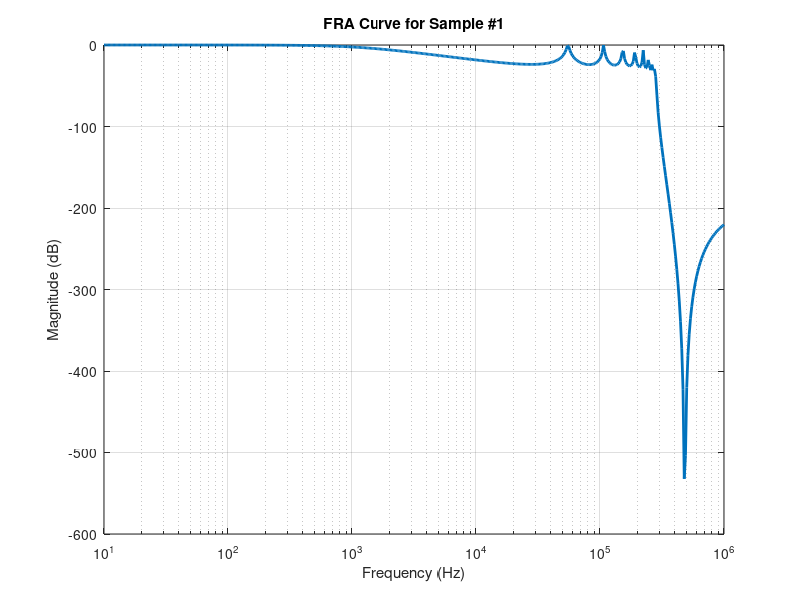
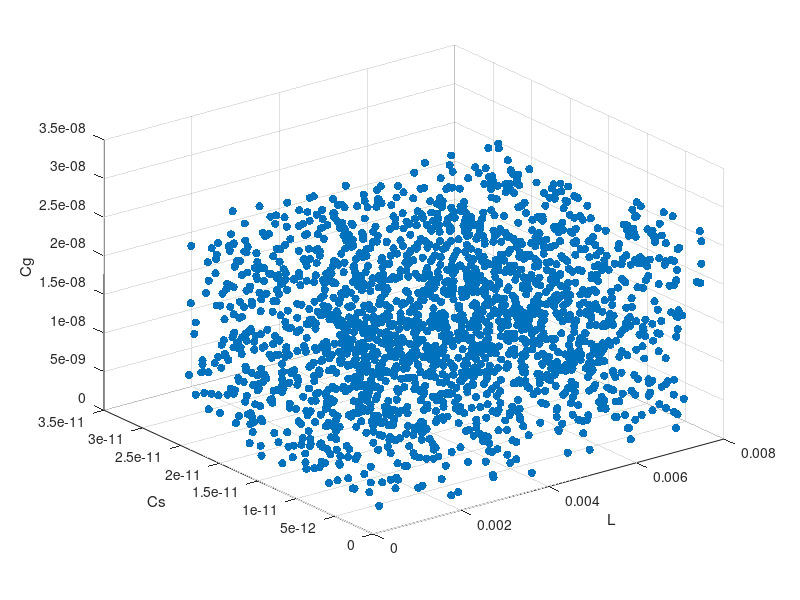

MATLAB code for these plots, in order:
% Code to simulate a lumped element LC ladder network and to generate 2000 
% frequency response analysis curves (with 500 frequency points each) based on 
% randomisation of physical parameters of (L,Cs, and Cg). 


clear; clc; 

num_samples = 2000; % Total number of samples generated
f_points = 500;     % Total number of frequency points for each sample
f = logspace(1, 6, f_points);% 10 Hz to 1 MHz 
omega = 2 * pi * f;  % Angular frequency formula

% Setting up the base parameters 
n  = 10;   % Number of stages in the ladder network
base.R = 50; % Base resistance
base.L = 1.58e-3; % Base inductance
base.Cs = 5.67e-12; % Base series capacitance
base.Cg = 5460e-12; % Base ground capacitance

x_fra = zeros(f_points, num_samples); % Array to store the FRA data
y_parameters= zeros(3, num_samples); % Array to store the physical parameters

fprintf('Generating Data...');

% Loop through each sample to generate FRA curve
for i = 1:num_samples
    % Randomise parameters 
    L  = base.L  * (0.2 + 4.8*rand()); % 3.16e-4 to 7.9e-3 H 
    Cs = base.Cs * (0.2 + 4.8*rand()); % 1.134e-12 to 2.835e-11 F
    Cg = base.Cg * (0.2 + 4.8*rand()); % 1.092e-9 to 2.73e-8 F
    
    % Store parameters
    y_parameters(:, i) = [L; Cs; Cg]; % Store the physical parameters (L, Cs, and Cg)
         
    % Calculating the values for each stage in the network
    Cs_stage = n * Cs; 
    Cg_stage = Cg / n; 
    L_stage = L/n;

    % Calculating the impedances for L, Cs, and Cg
    ZL  = 1i * omega * (L_stage);     
    ZCs = 1 ./ (1i * omega * Cs_stage);    
    ZCg = 1 ./ (1i * omega * Cg_stage);    

    % Combining impedances in parallel and series
    ZCsL = (ZL .* ZCs) ./ (ZL + ZCs); % Combine in parallel the impedance of ground capacitor and inductor. ZCsL is a repeating unit
    ZRCg = (base.R .* ZCg) ./ (base.R + ZCg); % Combine in parallel the impedance of ground capacitor and base resistor 
    ZN = ZRCg + ZCsL; % Combine in series the impedance of ZRCg and ZCsL
    
    % Calculating the accumulating impedance across at each stage
    Zstage = zeros(n, f_points);  % Create a matrix to store the accumulating impedance at each stage
    Zstage(1,:) = ZN; % Store ZN in the first row of Zstage      
    for k = 2:n % For loop to calculate the accumulating impedance at each stage 
        Zpar = (Zstage(k-1,:) .* ZCg) ./ (Zstage(k-1,:) + ZCg); % Combines the accumulating impedance from the previous stage in parallel with the impedance of the ground capacitor 
        Zstage(k,:) = Zpar + ZCsL; % Combines the impedance of Zpar with ZCsL in series and stores this in the kth row of the Zstage matrix
    end
    
    % Calculating the current at each stage 
    Istage = zeros(n, f_points); % Create a matrix to store the split current at each stage
    I = 1; % Inject a current of 1 A
    Istage(1,:) = (I .* ZCg) ./ (ZCg + Zstage(n,:)); % Split the current between the ground capacitor and rest of circuit by current divider rule and store the first split current into the first row
    for k = 2:n % For loop for calculating the split current at each stage 
        Istage(k,:) = (Istage(k-1,:) .* ZCg) ./ (ZCg + Zstage(n - k + 1,:)); % Split the previous current with the ground capacitor and rest of the circuit and store into the kth row in Istage
    end
    
    % Calculating the final outputs of the circuits 
    Final_current = (Istage(n,:) .* ZCg) ./ (ZCg + base.R);       
    Total_impedance = (Zstage(n,:) .* ZCg) ./ (Zstage(n,:) + ZCg);
    H_f = (Final_current * base.R) ./ (I .* Total_impedance);
    

    % Convert the magnitude to dB 
    x_fra(:, i) = 20 * log10(abs(H_f))'; 
end
fprintf(' Done.\n');


sample_idx = 1; % Choosing first sample for plot

figure;
% Plot frequency vs the magnitude of one sample
semilogx(f, x_fra(:, sample_idx), 'LineWidth', 2); 
grid on;
title(['FRA Curve for Sample #', num2str(sample_idx)]);
xlabel('Frequency (Hz)'); % Add label for x axis
ylabel('Magnitude (dB)'); % Add label for y axis
xlim([min(f) max(f)]);

fprintf('Plot generated for Sample #%d\n', sample_idx);

% Save the data into a file
save('my_circuit_data.mat', 'x_fra', 'y_parameters');


% Extract the data for L, Cs, and Cg
L = y_parameters(1, :);
Cs = y_parameters(2, :);
Cg = y_parameters(3, :);

% Create a 3D plot to show the distribution of L, Cs, and Cg
figure;
scatter3(L, Cs, Cg, 'filled');

% Add labels to the plot
xlabel('L');
ylabel('Cs');
zlabel('Cg');
grid on;
